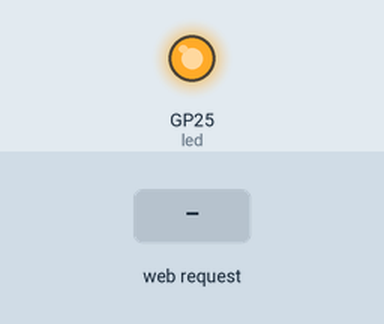
Simulated run of this program. Board: Raspberry Pi Pico running MicroPython. Shown: output pins drawn as LEDs (lit = HIGH). Inputs (shaded band) come from the test bench. The board's own WiFi access point starts at once; what the program prints to the serial console is not drawn.

Above: at 1.2 s.
1.3 s: HTTP request GET / received
At 2.3 s:
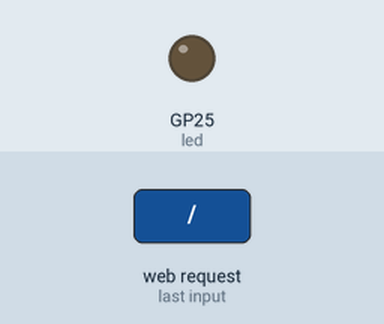
Timing chart, 0 to 4.3 s (numbered marks = the images above; inputs shaded):
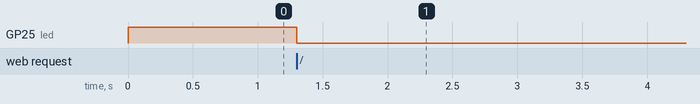

Measured:
- after the input at 1.3 s, GP25 (led): HIGH → LOW at once

The program:

main.py
```python
import socket

import machine
import network


led = machine.Pin("LED", machine.Pin.OUT)
led.off()

ONE_K: int = 1024
SSID = "picoweb"
PASS = "88888888"
HTTP_PORT: int = 80

MAIN_PAGE: str = """
<html>
<head>
    <meta charset='utf-8'>
</head>
<body>
<h1><p>Server address: {serv_addr}</p></h1>
<h2><p>Client address: {cli_addr}</p></h2>
<h2><p>Client request: {request}</p></h2>
<h3><p>Past data:</p><h3>
<p>{visits}</p>

</body>
</html>
"""


class MyServer:

    def __init__(self) -> None:
        self._alive: bool = True
        print(f"Use ssid {SSID} password: {PASS}")
        self._acc_pnt = network.WLAN(network.AP_IF)
        self._acc_pnt.config(essid=SSID, password=PASS)
        self._acc_pnt.active(True)
        while not self._acc_pnt.active():
            pass

        self._addr_dic: dict[str, int] = dict()
        print('Connection successful', self._acc_pnt.ifconfig())

    def _add_to_dic(self, addr: str):
        if addr in self._addr_dic:
            self._addr_dic[addr] += 1
        else:
            self._addr_dic[addr] = 1

    def serve(self):
        led.on()
        sock = socket.socket(socket.AF_INET, socket.SOCK_STREAM)
        sock.setsockopt(socket.SOL_SOCKET, socket.SO_REUSEADDR, 1)
        sock.bind(("", HTTP_PORT))
        sock.listen(5)
        conn: socket.socket = None
        addr: tuple
        serv_addr = f"{self._acc_pnt.ifconfig()[0]}:{HTTP_PORT}"
        print("Serving web pages", self._acc_pnt.ifconfig())
        while self._alive:
            try:
                conn, addr = sock.accept()
                led.on()
                self._add_to_dic(f"{addr[0]}:{HTTP_PORT}")
                request: str = conn.recv(ONE_K).decode().split("\r\n")[0]
                if request.startswith("GET /"):
                    conn.send(b'HTTP/1.0 200 OK\r\nContent-type: text/html\r\n\r\n')
                    s = MAIN_PAGE.format(cli_addr=addr[0], visits=str(self._addr_dic), serv_addr=serv_addr, request=request)
                    conn.send(s.encode())
                else:
                    conn.send(b"HTTP/1.0 303 See other\r\nContent-Type: text/html\r\nLocation: /\r\n\r\n")
            except Exception as ex:
                print(f'Error in serve loop: {ex}')
                self._add_to_dic(str(ex))
                self._alive = False
            finally:
                conn.close()
                led.off()


MyServer().serve()
```
